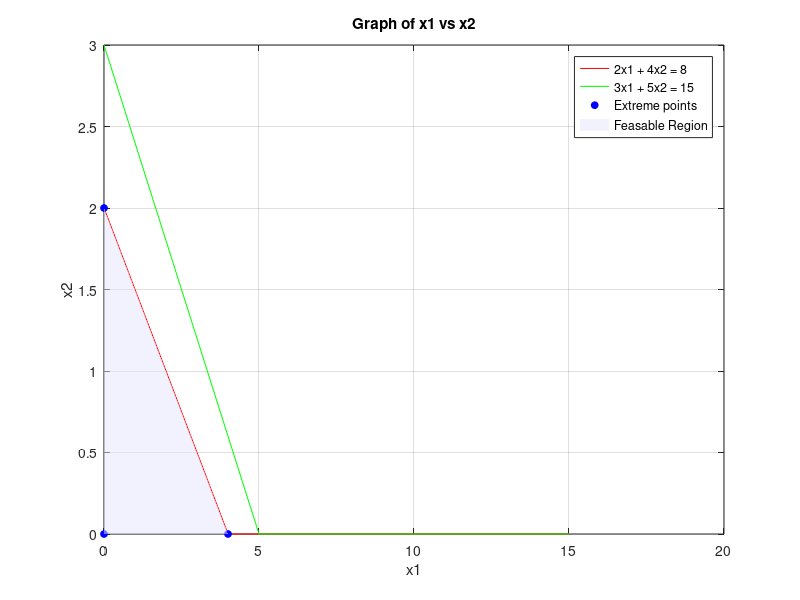

MATLAB code to generate this figure: (Note: this script raises an error after producing the figure.)
%{
    Maximise/Minimize Z = 3x1 + 2x2
    Subject to  2x1 + 4x2 <= 8
                3x1 + 5x2 <= 15
                x1 >= 0 , x2 >= 0
%}

format short;
clear all;
clc;

c = [3 2];
A = [2 4; 3 5];
b = [8; 15];

x1 = 0:1:max(abs(b));
x21 = (b(1) - A(1, 1) * x1) ./ A(1, 2);
x22 = (b(2) - A(2, 1) * x1) ./ A(2, 2);
x21 = max(0, x21);
x22 = max(0, x22);

plot(x1, x21, 'r', 'DisplayName', '2x1 + 4x2 = 8')
hold on;
plot(x1, x22, 'g', 'DisplayName', '3x1 + 5x2 = 15');
xlabel('x1');
ylabel('x2');
title('Graph of x1 vs x2');
legend show;
grid on;

cx1 = find(x1==0);
cx21 = find(x21==0);
cx22 = find(x22==0);

line1 = [x1(:, [cx21 cx1]); x21(:, [cx21 cx1])]';
line2 = [x1(:, [cx22 cx1]); x22(:, [cx22 cx1])]';

corpt = unique([line1; line2], 'rows');

SA = [0; 0];
for i = 1:size(A, 1)
    s1 = A(i, :);
    b1 = b(i, :);
    for j = i+1:size(A, 1)
        s2 = A(j, :);
        b2 = b(j, :);

        A1 = [s1; s2];
        B1 = [b1; b2];
        X = A1 \ B1;
        SA = [SA X];
    end
end

ptt = SA';

points = unique([corpt; ptt], 'rows');

for i = 1: size(points, 1)
    px1 = points(i, 1);
    px2 = points(i, 2);
    cons1(i) = A(1, 1)*px1 + A(1, 2)*px2 - b(1);
    cons2(i) = A(2, 1)*px1 + A(2, 2)*px2 - b(2);
end

k1 = find(cons1 > 0);
k2 = find(cons2 > 0);
k3 = find(points(:, 1) < 0);
k4 = find(points(:, 2) < 0);
k = unique([k1 k2 k3 k4]);

points(k, :) = [];

if isempty(points)
    fprintf('There exists no feasable solution.\n');
else
    plot(points(:, 1), points(:, 2), 'bo', 'MarkerSize', 5, 'MarkerFaceColor', 'b', 'DisplayName', 'Extreme points');
    if size(points, 1) >= 3
        K = convhull(points(:, 1), points(:, 2));
        patch(points(K, 1), points(K, 2),[0.9 0.9 1], 'FaceAlpha', 0.5, 'EdgeColor', 'none', 'DisplayName', 'Feasable Region');
    end

    val = points * c';
    resultTable = [points val];

    [minval, minidx] = min(val);
    [maxval, maxidx] = max(val);
    optab = resultTable([minidx maxidx], :);
    minx1 = points(minidx, 1);
    minx2 = points(minidx, 2);
    maxx1 = points(maxidx, 1);
    maxx2 = points(maxidx, 2);
    
    fprintf('Minimum & Maximum objective values are:-\n');
    OPTIMAL_GRAPH = array2table(optab, 'VariableNames', {'x1', 'x2', 'Z'});
    disp(OPTIMAL_GRAPH);
    
    plot(minx1, minx2, 'kp', 'MarkerSize', 12, 'MarkerFaceColor', 'y', 'DisplayName', 'Minimum Value');
    text(minx1, minx2, sprintf('    (%.2f, %.2f)', minx1, minx2));
    plot(maxx1, maxx2, 'kp', 'MarkerSize', 12, 'MarkerFaceColor', 'm', 'DisplayName', 'Maximum Value');
    text(maxx1, maxx2, sprintf('    (%.2f, %.2f)', maxx1, maxx2));
end
